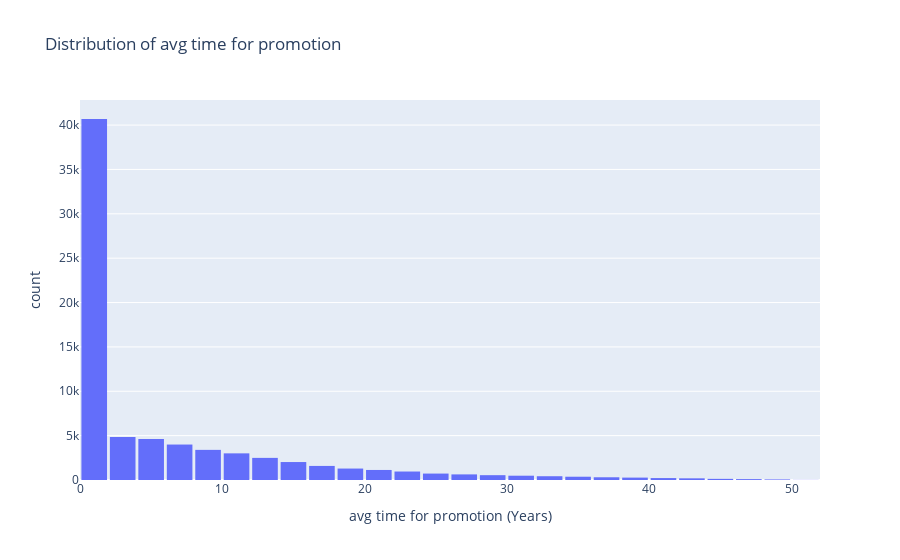

The cell this chart's notebook holds for it:
### Code cell
# Distribution of avg time for promotion
fig = px.histogram(extended_df, x="avg time for promotion", nbins=50, 
                   title="Distribution of avg time for promotion", 
                   labels={"avg time for promotion": "avg time for promotion (Years)"},
                   color_discrete_sequence=["#636EFA"])
fig.update_layout(bargap=0.1)
fig.show()

### Figure 1 — Plotly figure (JSON) as saved in the notebook; plotly's stock layout.template omitted (floating-point values rounded to 4 significant figures; data arrays with more than 128 entries replaced by an {"elided": "..."} marker saying what was removed)
{"data": [{"alignmentgroup": "True", "bingroup": "x", "hovertemplate": "avg time for promotion (Years)=%{x}<br>count=%{y}<extra></extra>", "legendgroup": "", "marker": {"color": "#636EFA", "pattern": {"shape": ""}}, "name": "", "nbinsx": 50, "offsetgroup": "", "orientation": "v", "showlegend": false, "type": "histogram", "x": {"elided": "74498 float values"}, "xaxis": "x", "yaxis": "y"}], "layout": {"autosize": true, "bargap": 0.1, "barmode": "relative", "legend": {"tracegroupgap": 0}, "title": {"text": "Distribution of avg time for promotion"}, "xaxis": {"anchor": "y", "autorange": true, "domain": [0, 1], "range": [0, 52], "title": {"text": "avg time for promotion (Years)"}, "type": "linear"}, "yaxis": {"anchor": "x", "autorange": true, "domain": [0, 1], "range": [0, 42830.0], "title": {"text": "count"}}}}
